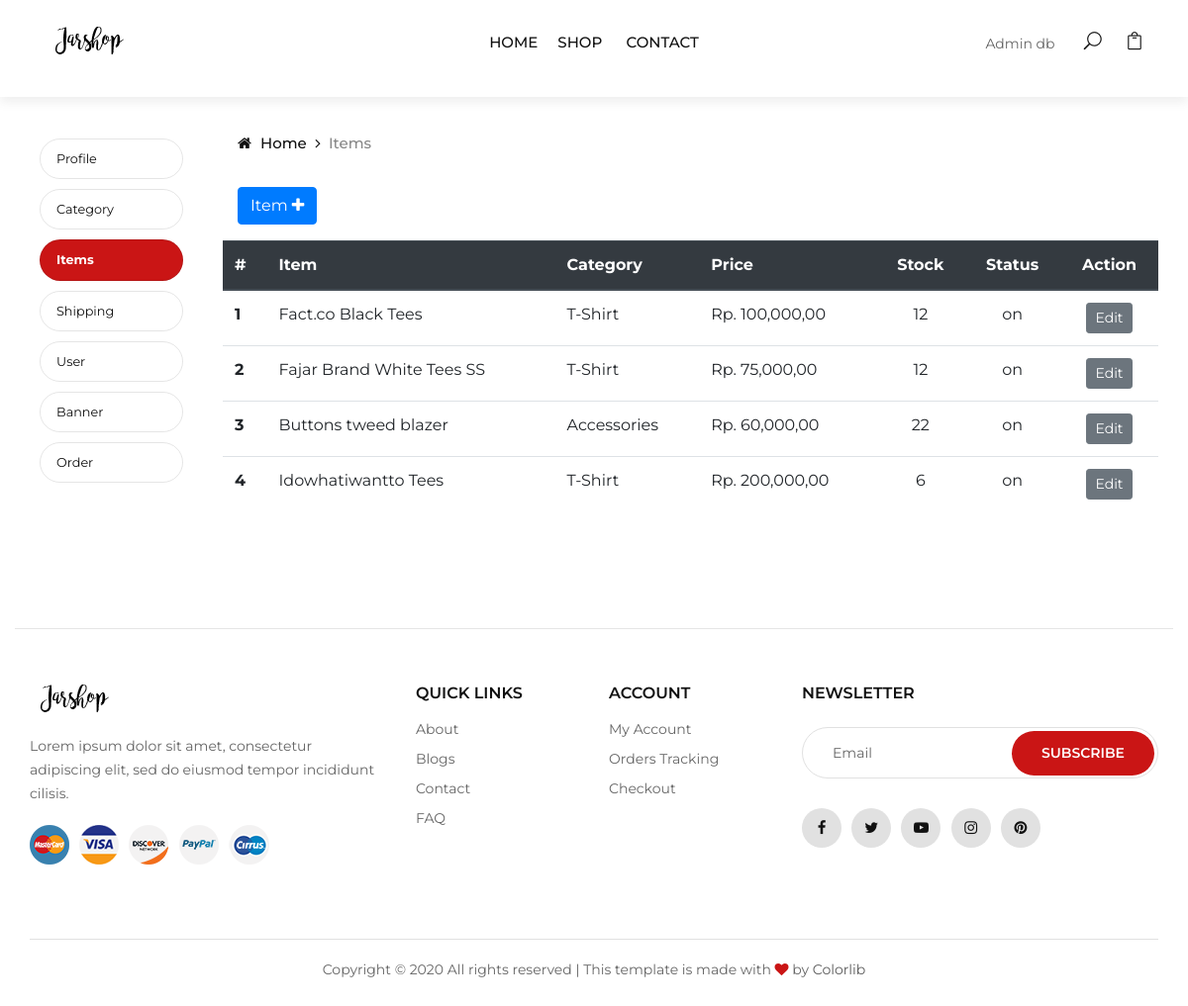
Screenshot of /index.php?page=menu&module=barang&action=list (signed in) with the database file from the repository.
### tables this page shows
CREATE TABLE `barang` (
  `barang_id` int(10) NOT NULL,
  `kategori_id` int(10) NOT NULL,
  `nama_barang` varchar(250) NOT NULL,
  `spesifikasi` text NOT NULL,
  `gambar` varchar(300) NOT NULL,
  `harga` int(10) NOT NULL,
  `stok` tinyint(1) NOT NULL,
  `status` enum('on','off') NOT NULL
);

CREATE TABLE `kategori` (
  `kategori_id` int(10) NOT NULL,
  `kategori` varchar(150) NOT NULL,
  `status` enum('on','off') NOT NULL
);

### function/pembantu.php (called while the page is built, shortened)
<?php
	function rupiah($nilai = 0){
		$string = "Rp. ".number_format($nilai).",00";
		return $string;
	}

### module/barang/list.php (the view, shortened to what this page needs)
<div class="breadcrumb-option">
  <div class="container">
    <div class="row">
      <div class="col-lg-12">
        <div class="breadcrumb__links">
          <a href='<?= BASE_URL ?>'><i class="fa fa-home"></i> Home</a>
          <span>Items</span>
        </div>
      </div>
    </div>
  </div>
</div>
<section class="checkout spad">
  <div class="container">
	<a href="<?php echo BASE_URL."index.php?page=menu&module=barang&action=form"; ?>" class="btn btn-primary mb-3">Item <i class="fa fa-plus"></i></a>
    <form action="#" class="checkout__form">
      <div class="row">
        <div class="col-lg">
          <div class="row">
              <table class="table">
                <thead class="thead-dark">
                  <tr>
                    <th scope="col">#</th>
                    <th scope="col">Item</th>
                    <th scope="col">Category</th>
                    <th scope="col">Price</th>
                    <th scope="col" class='text-center'>Stock</th>
                    <th scope="col" class='text-center'>Status</th>
                    <th scope="col" class='text-center'>Action</th>
                  </tr>
                </thead>
                <tbody>
				<?php
					$queryBarang = mysqli_query($koneksi, "SELECT barang.*, kategori.kategori FROM barang JOIN kategori ON barang.kategori_id=kategori.kategori_id");
					if(mysqli_num_rows($queryBarang) == 0) {
						echo "<h3>Saat ini belum ada nama kategori di dalam table kategori</h3>";
					} else {
						$no=1;
						while ($row=mysqli_fetch_assoc($queryBarang)) {
							echo "<tr>
										<th scope='row'>$no</th>
										<td>$row[nama_barang]</td>
										<td>$row[kategori]</td>
										<td>".rupiah($row["harga"])."</td>
										<td class='text-center'>$row[stok]</td>
										<td class='text-center'>$row[status]</td>
										<td class='text-center'><a class='btn btn-secondary btn-sm' href='".BASE_URL."index.php?page=menu&module=barang&action=form&barang_id=$row[barang_id]'>Edit</a></td>
									</tr>";
									$no++;
						}
					}
						echo "</tbody></table>";
				?>
          </div>
        </div>
      </div>
    </form>
  </div>
</section>

### module/barang/list.php (style rules this page uses)
.spad { margin-top: 2rem!important; padding-top: 0!important; }

### rows the page displays
barang: nama_barang "Fact.co Black Tees", kategori.kategori "T-Shirt", harga "Rp. 100,000,00", stok "12", status "on"
barang: nama_barang "Fajar Brand White Tees SS", kategori.kategori "T-Shirt", harga "Rp. 75,000,00", stok "12", status "on"
barang: nama_barang "Buttons tweed blazer", kategori.kategori "Accessories", harga "Rp. 60,000,00", stok "22", status "on"
barang: nama_barang "Idowhatiwantto Tees", kategori.kategori "T-Shirt", harga "Rp. 200,000,00", stok "6", status "on"

### other values shown
$nama "Admin db"
